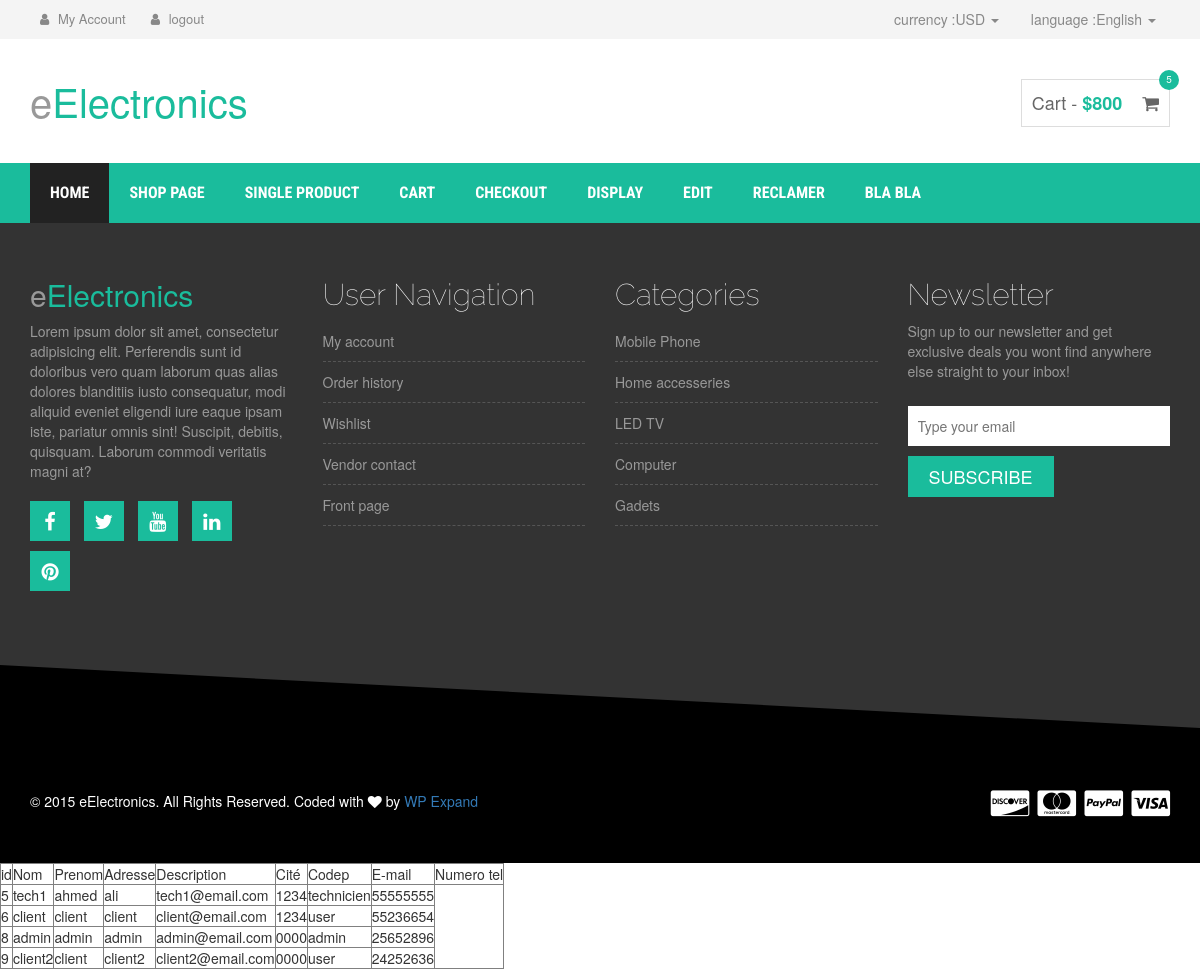
The page /views/profile/index.php (signed in) on the database its author committed.
### tables this page shows
CREATE TABLE IF NOT EXISTS `user` (
  `id` int(11) NOT NULL AUTO_INCREMENT,
  `username` varchar(50) DEFAULT NULL,
  `name` varchar(50) DEFAULT NULL,
  `surname` varchar(50) DEFAULT NULL,
  `email` varchar(50) DEFAULT NULL,
  `password` varchar(50) DEFAULT NULL,
  `role` varchar(50) DEFAULT NULL,
  `number` varchar(50) DEFAULT NULL,
  PRIMARY KEY (`id`)
);

### ti.php (called while the page is built, shortened)
<?php
function curPageURL()
{
    return "/PhpDemo";
}
?>

### core/Config.php (called while the page is built, shortened)
<?php
  class Config {
		public static function getUserSession(){
			if(!isset($_SESSION["id"])) {
				return null;
			}else{
				$user = new User();
				$user->setId($_SESSION["id"]);
				$user->setName($_SESSION["name"]);
				$user->setSurname($_SESSION["surname"]);
				$user->setUsername($_SESSION["username"]);
				$user->setEmail($_SESSION["email"]);
				$user->setPassword($_SESSION["password"]);
				$user->setRole($_SESSION["role"]);
				$user->setNumber($_SESSION["number"]);
				return $user;
			}
		}
  }
?>

### core/UserController.php (called while the page is built, shortened)
<?PHP
class UserController {
	function afficherUsers(){
		$sql="SElECT * from user";
		$db = Config::getConnexion();
		try{
		$liste=$db->query($sql);
		return $liste;
		}
        catch (Exception $e){
            die('Erreur: '.$e->getMessage());
        }
	}
}

### views/profile/index.php (the view, shortened to what this page needs)
<?php
	include '../../base.php' ;
$user1C=new UserController();
$listeUsers=$user1C->afficherUsers();
?>
<table border="1">
<tr>
<td>id</td>
<td>Nom</td>
<td>Prenom</td>
<td>Adresse</td>
<td>Description</td>
<td>Cité</td>
<td>Codep</td>
<td>E-mail</td>
<td>Numero tel</td>
</tr>
<?PHP
foreach($listeUsers as $row){
	?>
	<tr>
	<td><?PHP echo $row['id']; ?></td>
	<td><?PHP echo $row['username']; ?></td>
	<td><?PHP echo $row['name']; ?></td>
	<td><?PHP echo $row['surname']; ?></td>
	<td><?PHP echo $row['email']; ?></td>
	<td><?PHP echo $row['password']; ?></td>
	<td><?PHP echo $row['role']; ?></td>
	<td><?PHP echo $row['number']; ?></td>
	</tr>
<?PHP
}
?>
</table>

### base.php (shortened to what this page needs)
<?php
include 'ti.php';
include 'core/UserController.php';
include 'core/Config.php';
?>
<!DOCTYPE html>
<html lang="en">
<head>
    <link rel="stylesheet" type="text/css"
          href="https://cdnjs.cloudflare.com/ajax/libs/font-awesome/5.8.1/css/all.min.css">
    <link rel="stylesheet" href="<?php echo curPageURL() ?>/assets/front/css/bootstrap.min.css">
    <link rel="stylesheet" href="<?php echo curPageURL() ?>/assets/front/css/owl.carousel.css">
    <link rel="stylesheet" href="<?php echo curPageURL() ?>/assets/front/css/style.css">
    <link rel="stylesheet" href="<?php echo curPageURL() ?>/assets/front/css/responsive.css">
    <link rel="stylesheet" href="http://maxcdn.bootstrapcdn.com/bootstrap/3.2.0/css/bootstrap.min.css">
    <link rel="stylesheet" href="http://maxcdn.bootstrapcdn.com/font-awesome/4.3.0/css/font-awesome.min.css">
</head>
<body>
<div class="header-area">
    <div class="container">
        <div class="row">
            <div class="col-md-8">
                <div class="user-menu">
                    <ul>
						<?php
						if ( Config::getUserSession() == null ) {
							echo '<li><a href="' . curPageURL() . '/views/signup.php"><i class="fa fa-user"></i> SignUp</a></li>';
							echo '<li><a href="' . curPageURL() . '/views/login.php"><i class="fa fa-user"></i> Login</a></li>';
						} else {
							echo '<li><a href="' . curPageURL() . '/views/profile"><i class="fa fa-user"></i> My Account</a></li>';
							echo '<li><a href="' . curPageURL() . '/views/logout.php"><i class="fa fa-user"></i> logout</a></li>';
						}
						?>
                    </ul>
                </div>
            </div>
            <div class="col-md-4">
                <div class="header-right">
                    <ul class="list-unstyled list-inline">
                        <li class="dropdown dropdown-small">
                            <a data-toggle="dropdown" data-hover="dropdown" class="dropdown-toggle" href="#"><span
                                        class="key">currency :</span><span class="value">USD </span><b
                                        class="caret"></b></a>
                        </li>
                        <li class="dropdown dropdown-small">
                            <a data-toggle="dropdown" data-hover="dropdown" class="dropdown-toggle" href="#"><span
                                        class="key">language :</span><span class="value">English </span><b
                                        class="caret"></b></a>
                        </li>
                    </ul>
                </div>
            </div>
        </div>
    </div>
</div>
<div class="site-branding-area">
    <div class="container">
        <div class="row">
            <div class="col-sm-6">
                <div class="logo">
                    <h1><a href="index.html">e<span>Electronics</span></a></h1>
                </div>
            </div>
            <div class="col-sm-6">
                <div class="shopping-item">
                    <a href="cart.html">Cart - <span class="cart-amunt">$800</span> <i class="fa fa-shopping-cart"></i>
                        <span class="product-count">5</span></a>
                </div>
            </div>
        </div>
    </div>
</div>
<div class="mainmenu-area">
    <div class="container">
        <div class="row">
            <div class="navbar-collapse collapse">
                <ul class="nav navbar-nav">
                    <li class="active"><a href="<?php echo curPageURL() ?>">Home</a></li>
                    <li><a href="shop.html">Shop page</a></li>
                    <li><a href="single-product.html">Single product</a></li>
                    <li><a href="cart.html">Cart</a></li>
                    <li><a href="<?php echo curPageURL() ?>/views/profile/checkout.php">Checkout</a></li>
                    <li><a href="<?php echo curPageURL() ?>/views/profile/afficheLivraison.php">Display</a></li>
                    <li><a href="<?php echo curPageURL() ?>/views/profile/modifierL.php">Edit</a></li>
                    <li><a href="<?php echo curPageURL() ?>/views/profile/reclamation.php">Reclamer</a></li>
                    <li><a href="#">Bla bla</a></li>
                </ul>
            </div>
        </div>
    </div>
</div>
<div class="footer-top-area">
    <div class="zigzag-bottom"></div>
    <div class="container">
        <div class="row">
            <div class="col-md-3 col-sm-6">
                <div class="footer-about-us">
                    <h2>e<span>Electronics</span></h2>
                    <p>Lorem ipsum dolor sit amet, consectetur adipisicing elit. Perferendis sunt id doloribus vero quam
                        laborum quas alias dolores blanditiis iusto consequatur, modi aliquid eveniet eligendi iure
                        eaque ipsam iste, pariatur omnis sint! Suscipit, debitis, quisquam. Laborum commodi veritatis
                        magni at?</p>
                    <div class="footer-social">
                        <a href="https://www.facebook.com/esprit.tn/" target="_blank"><i class="fa fa-facebook"></i></a>
                        <a href="https://twitter.com/" target="_blank"><i class="fa fa-twitter"></i></a>
                        <a href="https://www.youtube.com/channel/UCJ5wuQ9AQYtpf9Arieu3iXA/feed" target="_blank"><i class="fa fa-youtube"></i></a>
                        <a href="#" target="_blank"><i class="fa fa-linkedin"></i></a>
                        <a href="#" target="_blank"><i class="fa fa-pinterest"></i></a>
                    </div>
                </div>
            </div>
            <div class="col-md-3 col-sm-6">
                <div class="footer-menu">
                    <h2 class="footer-wid-title">User Navigation </h2>
                    <ul>
                        <li><a href="#">My account</a></li>
                        <li><a href="#">Order history</a></li>
                        <li><a href="#">Wishlist</a></li>
                        <li><a href="#">Vendor contact</a></li>
                        <li><a href="#">Front page</a></li>
                    </ul>
                </div>
            </div>
            <div class="col-md-3 col-sm-6">
                <div class="footer-menu">
                    <h2 class="footer-wid-title">Categories</h2>
                    <ul>
                        <li><a href="#">Mobile Phone</a></li>
                        <li><a href="#">Home accesseries</a></li>
                        <li><a href="#">LED TV</a></li>
                        <li><a href="#">Computer</a></li>
                        <li><a href="#">Gadets</a></li>
                    </ul>
                </div>
            </div>
            <div class="col-md-3 col-sm-6">
                <div class="footer-newsletter">
                    <h2 class="footer-wid-title">Newsletter</h2>
                    <p>Sign up to our newsletter and get exclusive deals you wont find anywhere else straight to your
                        inbox!</p>
                    <div class="newsletter-form">
                        <form action="#">
                            <input type="email" placeholder="Type your email">
                            <input type="submit" value="Subscribe">
                        </form>
                    </div>
                </div>
            </div>
        </div>
    </div>
</div>
<div class="footer-bottom-area">
    <div class="container">
        <div class="row">
            <div class="col-md-8">
                <div class="copyright">
                    <p>&copy; 2015 eElectronics. All Rights Reserved. Coded with <i class="fa fa-heart"></i> by <a
                                href="http://wpexpand.com" target="_blank">WP Expand</a></p>
                </div>
            </div>
            <div class="col-md-4">
                <div class="footer-card-icon">
                    <i class="fa fa-cc-discover"></i>
                    <i class="fa fa-cc-mastercard"></i>
                    <i class="fa fa-cc-paypal"></i>
                    <i class="fa fa-cc-visa"></i>
                </div>
            </div>
        </div>
    </div>
</div>
</body>
</html>

### assets/front/css/style.css (style rules this page uses)
h1, h2, h3, h4, h5, h6 { font-weight: 700; margin: 0 0 15px; }
body { font-family: 'Titillium Web', sans-serif; }
.header-area { background: none repeat scroll 0 0 #f4f4f4; }
.header-area a { color: #888; }
.user-menu ul { list-style: outside none none; margin: 0; padding: 0; }
.user-menu li { display: inline-block; }
.user-menu li a { display: block; font-size: 13px; margin-right: 5px; padding: 10px; }
.user-menu li a i.fa { margin-right: 5px; }
.header-right ul.list-inline { margin: 0; text-align: right; }
.header-right ul.list-inline li a { display: block; padding: 9px; }
.mainmenu-area { background: none repeat scroll 0 0 #1abc9c; font-family: "Roboto Condensed",sans-serif; text-transform: uppercase; width: 100%; z-index: 999; }
.logo h1 { font-size: 40px; margin: 40px 0;font-weight: 400; }
.logo h1 a { color: #999; }
.logo h1 a span { color: #1abc9c; }
.shopping-item { border: 1px solid #ddd; float: right; font-size: 18px; margin-top: 40px; padding: 10px; position: relative; }
.shopping-item a { color: #666; }
.cart-amunt { color: #1abc9c; font-weight: 700; }
.product-count { background: none repeat scroll 0 0 #1abc9c; border-radius: 50%; color: #fff; display: inline-block; font-size: 10px; height: 20px; padding-top: 2px; position: absolute; right: -10px; text-align: center; top: -10px; width: 20px; }
.shopping-item i.fa { margin-left: 15px; }
.mainmenu-area ul.navbar-nav li a { color: #fff; font-size: 16px; font-weight: 700; padding: 20px; }
.mainmenu-area ul.navbar-nav li:hover a, .mainmenu-area ul.navbar-nav li.active a { background: #222 }
.slider-area, .promo-area, .brands-area, .maincontent-area, .footer-top-area, .product-widget-area, .product-breadcroumb-area, .single-product-area { position: relative;overflow: hidden }
.zigzag-bottom { background: none repeat scroll 0 0 #1abc9c; bottom: -80px; height: 165px; left: -5%; position: absolute; transform: rotate(3deg); width: 108%; z-index: 9; }
.footer-top-area .zigzag-bottom { background: #000 }
.footer-top-area { background: none repeat scroll 0 0 #333; color: #999; padding: 35px 0 180px; }
.footer-bottom-area { background: #000;color: #fff }
.footer-about-us span { color: #1abc9c; }
.footer-wid-title { font-family: raleway; font-size: 30px; font-weight: 100;color: #fff }
.footer-about-us h2 { font-weight: 200; }
.footer-menu ul { list-style: outside none none; margin: 0; padding: 0; }
.footer-menu ul li { border-bottom: 1px dashed #555; padding: 5px 0; }
.footer-menu a { display: block; padding: 5px 0;color: #999 }
.footer-social a { background: none repeat scroll 0 0 #1abc9c; color: #fff; display: inline-block; font-size: 20px; height: 40px; margin-bottom: 10px; margin-right: 10px; padding-top: 5px; text-align: center; width: 40px;border: 1px solid #1abc9c; }
.footer-social { margin-top: 20px }
.newsletter-form input[type="email"] { background: none repeat scroll 0 0 #fff; border: medium none; margin-bottom: 10px; padding: 10px; width: 100%; }
.newsletter-form input[type="submit"] { background: none repeat scroll 0 0 #1abc9c; border: medium none; color: #fff; display: inline-block; font-size: 18px; padding: 7px 20px; text-transform: uppercase;border: 1px solid #1abc9c; }
.newsletter-form { margin-top: 25px; }
a { color: #1abc9c }
.footer-bottom-area { background: none repeat scroll 0 0 #000; color: #fff; padding-bottom: 40px; }
.footer-card-icon { font-size: 30px; text-align: right; }
.copyright > p { margin: 10px 0 0; }
input[type="text"], input[type="password"], input[type="email"], textarea { border: 1px solid #ddd; padding: 10px; }
input[type="submit"], button[type=submit] { background: none repeat scroll 0 0 #1abc9c; border: medium none; color: #fff; padding: 11px 20px; text-transform: uppercase; }

### assets/front/css/responsive.css (style rules this page uses)
@media only screen and (min-width: 992px) and (max-width: 1280px) { input[type="submit"], button[type="submit"] { padding: 11px 15px; } }

### rows shown on the page
user: id "5", username "tech1", name "ahmed", surname "ali", email "tech1@email.com", password "1234", role "technicien", number "55555555"
user: id "6", username "client", name "client", surname "client", email "client@email.com", password "1234", role "user", number "55236654"
user: id "8", username "admin", name "admin", surname "admin", email "admin@email.com", password "0000", role "admin", number "25652896"
user: id "9", username "client2", name "client", surname "client2", email "client2@email.com", password "0000", role "user", number "24252636"
